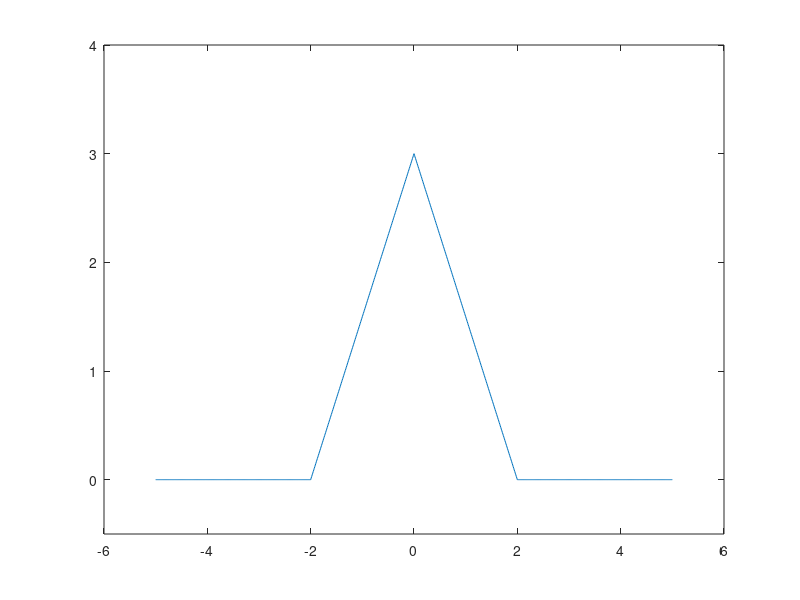

MATLAB code for this plot:
clear all; close all; clc;
 
%sygnal trojkatny

t=-5:0.01:5;
x=3*(1-abs(t-0)/(2)); % abs to wartosc bezwzgledna
% to samo co x=x.*(abs(t)<2);
x=x.*(x>0);
plot(t,x)
ylim([-0.5,4])
mean(x)
[x*x'*0.01]